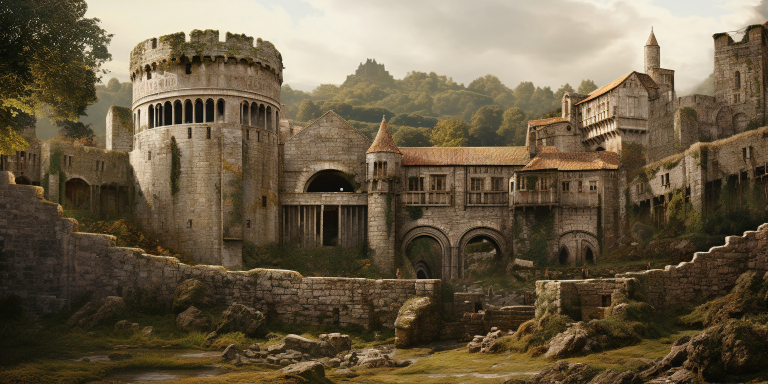
#> input picture image_generator/input/1.jpg, 1536 x 768 px, given in place of 1.jpgtemplate.png, which was not available (shown at 1/2 size)
$ python -i monument_maker_9000.py   (imports and definitions only)
#> lines starting #> are read from the running program, lines starting #| are printed output that depends on the picture; pictures that were not available may be replaced by others from this repository, and a replacement may not be noted
 # Program by OK_Diamond
from PIL import Image as pil # pip install pillow
from os import listdir

def merge(monument: pil.Image, frame: pil.Image) -> pil.Image:
    merged_image = pil.new("RGBA", (300, 150))
    merged_image.paste(monument, (5, 5))
    merged_image.paste(frame, mask=frame)
    return merged_image

def main(input_location: str, output_location: str, output_file_type = "dds") -> None:
#> called with input_location = 'input/1.jpg', output_location = 'out.png', output_file_type = 'dds'
    template = pil.open(f"{input_location}template.png")
#> template is the input picture: PIL image 1536x768 RGB; mean R, G, B 106.1, 92.6, 69.5
    for i in listdir(f"{input_location}input"):
        #print("i", i)
        monument = pil.open(f"{input_location}input\\{i}")
        #print("size", monument.size)
        if monument.width < monument.height*2:
            offset = int((monument.height*2-monument.width)/4)
            monument = monument.crop((0, offset, monument.width, monument.height-offset))
            #print("Too tall", offset)
        elif monument.width > monument.height*2:
            offset = int((monument.width-monument.height*2)/2)
            monument = monument.crop((offset, 0, monument.width-offset, monument.height))
            #print("Too wide", offset)

        monument = monument.resize((300, 150))
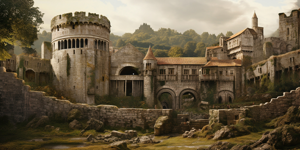
#> monument: PIL image 300x150 RGB; mean R, G, B 106.1, 92.6, 69.5
        monument = monument.crop((5, 5, 295, 145))
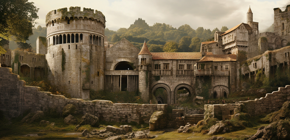
#> monument: PIL image 290x140 RGB; mean R, G, B 104.7, 91, 67.9

        final_image = merge(monument, template)
#> in merge, `merged_image = pil.new("RGBA", (300, 150))`: merged_image: PIL image 300x150 RGBA; every value is 0
#> in merge, `merged_image.paste(monument, (5, 5))`:
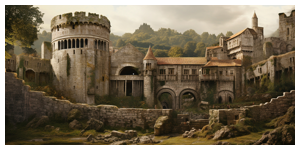
#> merged_image: PIL image 300x150 RGBA; mean R, G, B, A 94.5, 82.1, 61.3, 230.1; transparent parts drawn white
        file_name = i[0:i.find(".")]
        final_image.save(f"{output_location}{file_name}.{output_file_type}")
        monument.close()
    template.close()

# [2 lines not run here, left out]

#> (the run stopped early here; a loop or call above may not have finished)

$ run again, on image_generator/input/161.jpg
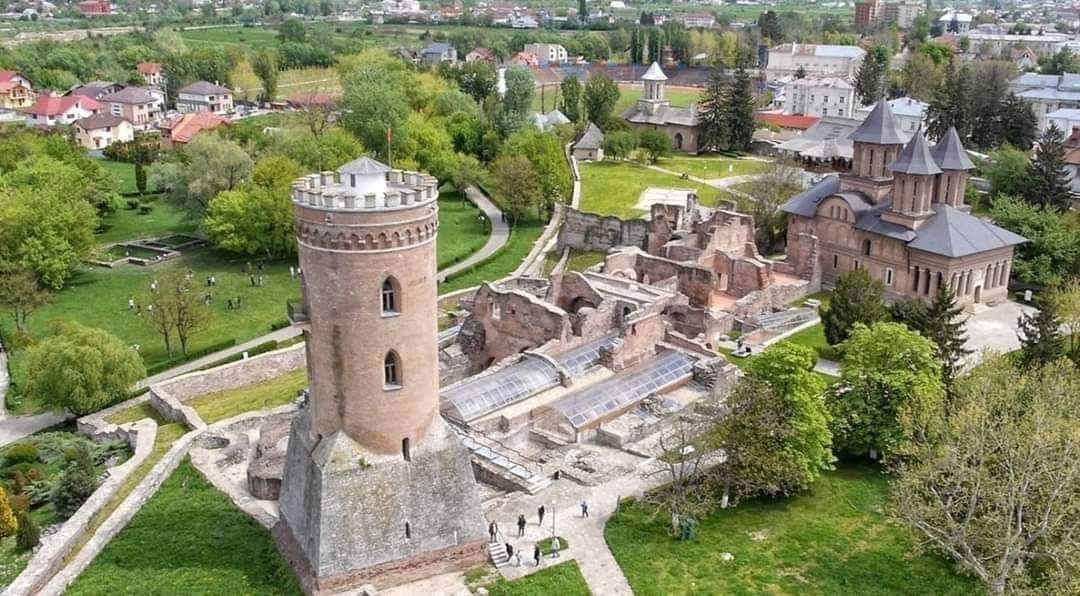
#> input picture image_generator/input/161.jpg, 1080 x 596 px, given in place of 161.jpgtemplate.png, which was not available
#> in main, template is the input picture: PIL image 1080x596 RGB; mean R, G, B 132.9, 134.6, 104.9
#> in main, `monument = monument.crop((5, 5, 295, 145))`:
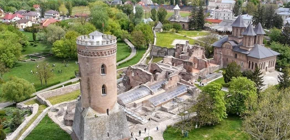
#> monument: PIL image 290x140 RGB; mean R, G, B 134.1, 134.1, 105
#> in merge, `merged_image.paste(monument, (5, 5))`:
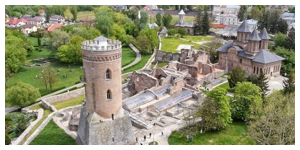
#> merged_image: PIL image 300x150 RGBA; mean R, G, B, A 121, 121, 94.8, 230.1; transparent parts drawn white
